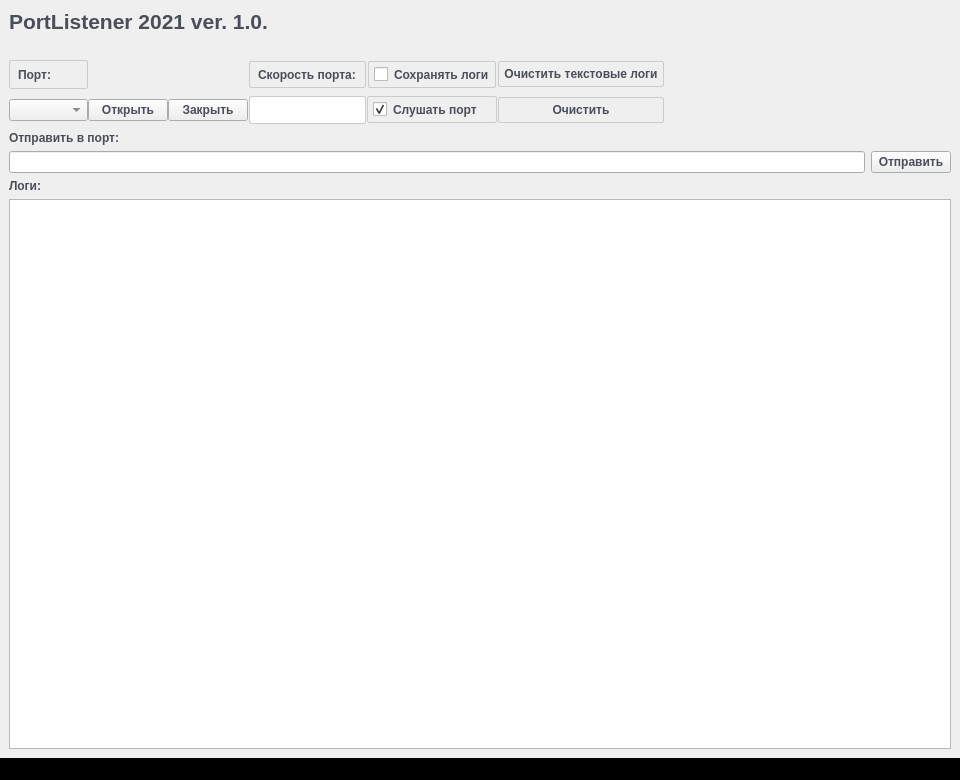
<?xml version="1.0" encoding="UTF-8"?>
<ui version="4.0">
 <class>MainWindow</class>
 <widget class="QMainWindow" name="MainWindow">
  <property name="geometry">
   <rect>
    <x>0</x>
    <y>0</y>
    <width>960</width>
    <height>780</height>
   </rect>
  </property>
  <property name="maximumSize">
   <size>
    <width>1308</width>
    <height>823</height>
   </size>
  </property>
  <property name="acceptDrops">
   <bool>false</bool>
  </property>
  <property name="windowTitle">
   <string>MainWindow</string>
  </property>
  <property name="styleSheet">
   <string notr="true">font-weight: 500;     color: #494e58;</string>
  </property>
  <property name="animated">
   <bool>true</bool>
  </property>
  <property name="documentMode">
   <bool>false</bool>
  </property>
  <widget class="QWidget" name="centralwidget">
   <property name="styleSheet">
    <string notr="true"/>
   </property>
   <layout class="QVBoxLayout" name="verticalLayout">
    <item>
     <widget class="QLabel" name="label_3">
      <property name="font">
       <font>
        <pointsize>16</pointsize>
        <weight>63</weight>
        <bold>true</bold>
       </font>
      </property>
      <property name="text">
       <string>PortListener 2021 ver. 1.0.</string>
      </property>
     </widget>
    </item>
    <item>
     <layout class="QGridLayout" name="gridLayout_3">
      <property name="leftMargin">
       <number>0</number>
      </property>
      <property name="topMargin">
       <number>20</number>
      </property>
      <property name="rightMargin">
       <number>0</number>
      </property>
      <property name="bottomMargin">
       <number>0</number>
      </property>
      <property name="horizontalSpacing">
       <number>0</number>
      </property>
      <property name="verticalSpacing">
       <number>6</number>
      </property>
      <item row="7" column="4">
       <widget class="QCheckBox" name="portLisen">
        <property name="styleSheet">
         <string notr="true">border-radius:2px;
padding:5px;
border:1px solid #ccc;

</string>
        </property>
        <property name="text">
         <string>Слушать порт</string>
        </property>
        <property name="checked">
         <bool>true</bool>
        </property>
       </widget>
      </item>
      <item row="7" column="0">
       <widget class="QComboBox" name="comList">
        <property name="styleSheet">
         <string notr="true"/>
        </property>
       </widget>
      </item>
      <item row="7" column="7">
       <spacer name="horizontalSpacer">
        <property name="orientation">
         <enum>Qt::Horizontal</enum>
        </property>
        <property name="sizeHint" stdset="0">
         <size>
          <width>400</width>
          <height>20</height>
         </size>
        </property>
       </spacer>
      </item>
      <item row="7" column="2">
       <widget class="QPushButton" name="closePort">
        <property name="styleSheet">
         <string notr="true"/>
        </property>
        <property name="text">
         <string>Закрыть</string>
        </property>
       </widget>
      </item>
      <item row="2" column="3">
       <widget class="QLabel" name="label_2">
        <property name="styleSheet">
         <string notr="true">border-radius:2px;
padding:5px;
border:1px solid #ccc;
margin:1px;</string>
        </property>
        <property name="text">
         <string>Скорость порта:</string>
        </property>
       </widget>
      </item>
      <item row="7" column="5">
       <widget class="QPushButton" name="cleaLogs">
        <property name="autoFillBackground">
         <bool>false</bool>
        </property>
        <property name="styleSheet">
         <string notr="true">border-radius:2px;
padding:5px;
border:1px solid #ccc;
margin:1px;</string>
        </property>
        <property name="text">
         <string>Очистить</string>
        </property>
       </widget>
      </item>
      <item row="7" column="3">
       <widget class="QLineEdit" name="speedPort">
        <property name="toolTip">
         <string>Скорость</string>
        </property>
        <property name="statusTip">
         <string>Скорость</string>
        </property>
        <property name="whatsThis">
         <string>Скорость</string>
        </property>
        <property name="styleSheet">
         <string notr="true">border-radius:2px;
padding:5px;
border:1px solid #ccc;
margin:1px;</string>
        </property>
        <property name="text">
         <string/>
        </property>
       </widget>
      </item>
      <item row="2" column="0">
       <widget class="QLabel" name="portLabel">
        <property name="styleSheet">
         <string notr="true">border-radius:2px;
padding:5px;
border:1px solid #ccc;

</string>
        </property>
        <property name="text">
         <string>Порт:</string>
        </property>
       </widget>
      </item>
      <item row="2" column="4">
       <widget class="QCheckBox" name="logsSave">
        <property name="styleSheet">
         <string notr="true">border-radius:2px;
padding:5px;
border:1px solid #ccc;
margin:1px;</string>
        </property>
        <property name="text">
         <string>Сохранять логи</string>
        </property>
       </widget>
      </item>
      <item row="7" column="1">
       <widget class="QPushButton" name="openPort">
        <property name="styleSheet">
         <string notr="true"/>
        </property>
        <property name="text">
         <string>Открыть</string>
        </property>
       </widget>
      </item>
      <item row="2" column="5">
       <widget class="QPushButton" name="cleaLogsTx">
        <property name="styleSheet">
         <string notr="true">border-radius:2px;
padding:5px;
border:1px solid #ccc;
margin:1px;
</string>
        </property>
        <property name="text">
         <string>Очистить текстовые логи</string>
        </property>
       </widget>
      </item>
     </layout>
    </item>
    <item>
     <widget class="QLabel" name="label">
      <property name="text">
       <string>Отправить в порт:</string>
      </property>
     </widget>
    </item>
    <item>
     <layout class="QHBoxLayout" name="horizontalLayout">
      <item>
       <widget class="QLineEdit" name="portSend"/>
      </item>
      <item>
       <widget class="QPushButton" name="sendPortBtn">
        <property name="text">
         <string>Отправить</string>
        </property>
       </widget>
      </item>
     </layout>
    </item>
    <item>
     <widget class="QLabel" name="logsLabel">
      <property name="text">
       <string>Логи:</string>
      </property>
     </widget>
    </item>
    <item>
     <widget class="QTextBrowser" name="logs">
      <property name="html">
       <string>&lt;!DOCTYPE HTML PUBLIC &quot;-//W3C//DTD HTML 4.0//EN&quot; &quot;http://www.w3.org/TR/REC-html40/strict.dtd&quot;&gt;
&lt;html&gt;&lt;head&gt;&lt;meta name=&quot;qrichtext&quot; content=&quot;1&quot; /&gt;&lt;style type=&quot;text/css&quot;&gt;
p, li { white-space: pre-wrap; }
&lt;/style&gt;&lt;/head&gt;&lt;body style=&quot; font-family:'Noto Sans'; font-size:11pt; font-weight:504; font-style:normal;&quot;&gt;
&lt;p style=&quot;-qt-paragraph-type:empty; margin-top:0px; margin-bottom:0px; margin-left:0px; margin-right:0px; -qt-block-indent:0; text-indent:0px; font-weight:400;&quot;&gt;&lt;br /&gt;&lt;/p&gt;&lt;/body&gt;&lt;/html&gt;</string>
      </property>
     </widget>
    </item>
   </layout>
  </widget>
  <widget class="QStatusBar" name="statusbar">
   <property name="autoFillBackground">
    <bool>false</bool>
   </property>
   <property name="styleSheet">
    <string notr="true">background:black;</string>
   </property>
  </widget>
 </widget>
 <resources/>
 <connections/>
</ui>
